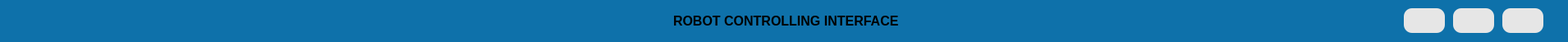
    <widget class="QWidget" name="widget_4" native="true">
     <property name="geometry">
      <rect>
       <x>25</x>
       <y>5</y>
       <width>1910</width>
       <height>51</height>
      </rect>
     </property>
     <property name="styleSheet">
      <string notr="true">background-color:  #0e71aa;
border-top-left-radius:20px;
border-top-right-radius:20px;
border-top-left-radius:20px;</string>
     </property>
     <widget class="QLabel" name="label">
      <property name="geometry">
       <rect>
        <x>820</x>
        <y>10</y>
        <width>281</width>
        <height>31</height>
       </rect>
      </property>
      <property name="font">
       <font>
        <pointsize>12</pointsize>
        <weight>75</weight>
        <bold>true</bold>
       </font>
      </property>
      <property name="styleSheet">
       <string notr="true">color: rgb(0, 0, 0);</string>
      </property>
      <property name="text">
       <string>ROBOT CONTROLLING INTERFACE</string>
      </property>
     </widget>
     <widget class="QPushButton" name="Button_close_event">
      <property name="geometry">
       <rect>
        <x>1830</x>
        <y>10</y>
        <width>50</width>
        <height>30</height>
       </rect>
      </property>
      <property name="minimumSize">
       <size>
        <width>50</width>
        <height>30</height>
       </size>
      </property>
      <property name="maximumSize">
       <size>
        <width>50</width>
        <height>30</height>
       </size>
      </property>
      <property name="styleSheet">
       <string notr="true">QPushButton#Button_close_event{
border-radius: 10px;
background-color: rgb(230, 230, 230);

}

QPushButton#Button_close_event:hover{
border: 2px;
background-color: rgb(255,0,0);



}
QPushButton#Button_close_event:pressed{
padding-left :2px;
padding-top :2px;

	background-color: rgb(255,0,0);
}</string>
      </property>
      <property name="text">
       <string/>
      </property>
      <property name="icon">
       <iconset>
        <normaloff>icon/close_screen.png</normaloff>icon/close_screen.png</iconset>
      </property>
      <property name="iconSize">
       <size>
        <width>30</width>
        <height>30</height>
       </size>
      </property>
     </widget>
     <widget class="QPushButton" name="Button_thuphong">
      <property name="geometry">
       <rect>
        <x>1770</x>
        <y>10</y>
        <width>50</width>
        <height>30</height>
       </rect>
      </property>
      <property name="minimumSize">
       <size>
        <width>50</width>
        <height>30</height>
       </size>
      </property>
      <property name="maximumSize">
       <size>
        <width>50</width>
        <height>30</height>
       </size>
      </property>
      <property name="styleSheet">
       <string notr="true">QPushButton#Button_thuphong{
   border-radius:10px;
background-color: rgb(230, 230, 230);

}

QPushButton#Button_thuphong:hover{

	background-color: rgb(58,192,240);
}
QPushButton#Button_thuphong:pressed{
padding-left :2px;
padding-top :2px;

	background-color: rgb(220, 220, 220);
}
</string>
      </property>
      <property name="text">
       <string/>
      </property>
      <property name="icon">
       <iconset>
        <normaloff>icon/minimize_flaticon.png</normaloff>icon/minimize_flaticon.png</iconset>
      </property>
      <property name="iconSize">
       <size>
        <width>30</width>
        <height>30</height>
       </size>
      </property>
     </widget>
     <widget class="QPushButton" name="Button_hide">
      <property name="geometry">
       <rect>
        <x>1710</x>
        <y>10</y>
        <width>50</width>
        <height>30</height>
       </rect>
      </property>
      <property name="minimumSize">
       <size>
        <width>50</width>
        <height>30</height>
       </size>
      </property>
      <property name="maximumSize">
       <size>
        <width>50</width>
        <height>30</height>
       </size>
      </property>
      <property name="styleSheet">
       <string notr="true">QPushButton#Button_hide{
   border-radius:10px;
background-color: rgb(230, 230, 230);

}

QPushButton#Button_hide:hover{

	background-color: rgb(58,192,240);
}
QPushButton#Button_hide:pressed{
padding-left :2px;
padding-top :2px;

	background-color: rgb(220, 220, 220);
}
</string>
      </property>
      <property name="text">
       <string/>
      </property>
      <property name="icon">
       <iconset>
        <normaloff>icon/mimiiii_flaticon.png</normaloff>icon/mimiiii_flaticon.png</iconset>
      </property>
      <property name="iconSize">
       <size>
        <width>40</width>
        <height>40</height>
       </size>
      </property>
     </widget>
    </widget>
